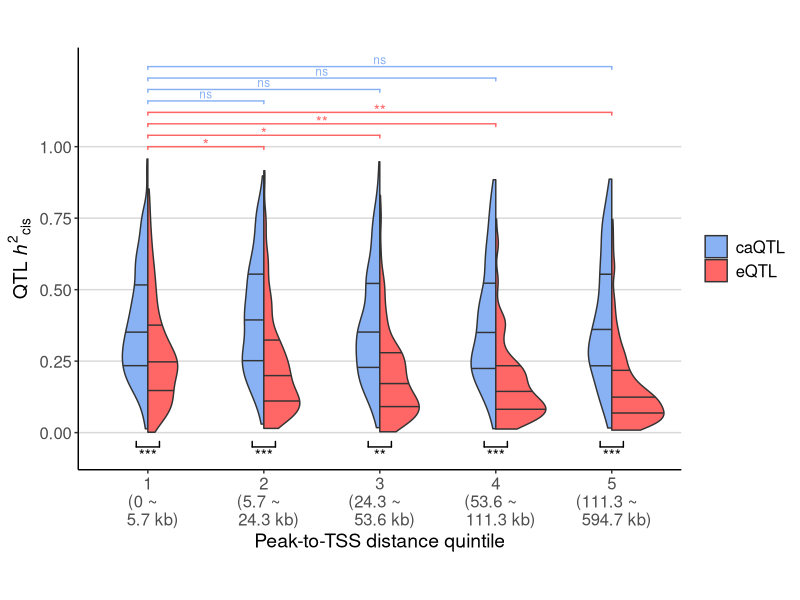
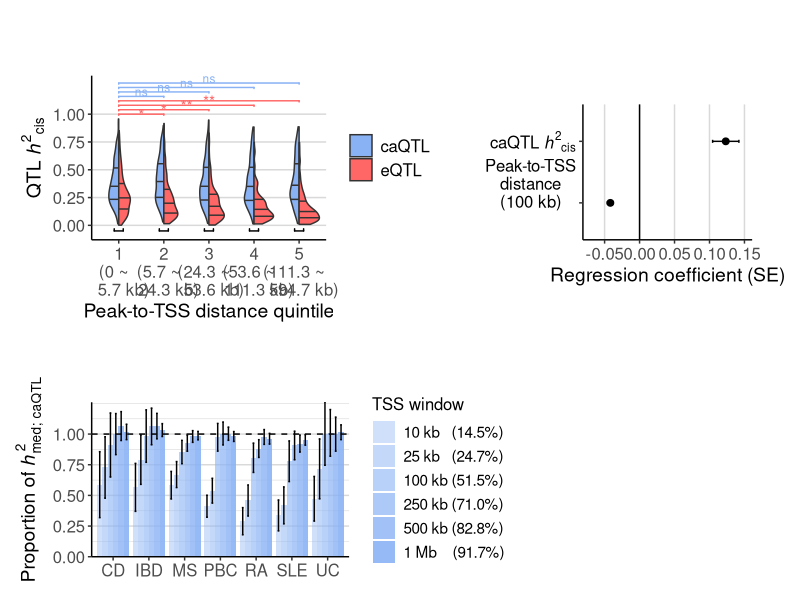

R code for these plots, in order:
library(ggplot2)
library(forcats)
library(cowplot)
library(patchwork)
library(dplyr)
library(qvalue)
library(stringr)
library(ggsignif)
library(ggtext)



### Figure 3A - Peak-to-TSS distance and cis-h2

###
# Functions

# Copied from https://www.itcodar.com/r/split-violin-plot-with-ggplot2.html
GeomSplitViolin <- ggproto("GeomSplitViolin", GeomViolin,
                           draw_group = function(self, data, ..., draw_quantiles = NULL) {
                             # Original function by Jan Gleixner (@jan-glx)
                             # Adjustments by Wouter van der Bijl (@Axeman)
                             data <- transform(data, xminv = x - violinwidth * (x - xmin), xmaxv = x + violinwidth * (xmax - x))
                             grp <- data[1, "group"]
                             newdata <- plyr::arrange(transform(data, x = if (grp %% 2 == 1) xminv else xmaxv), if (grp %% 2 == 1) y else -y)
                             newdata <- rbind(newdata[1, ], newdata, newdata[nrow(newdata), ], newdata[1, ])
                             newdata[c(1, nrow(newdata) - 1, nrow(newdata)), "x"] <- round(newdata[1, "x"])
                             if (length(draw_quantiles) > 0 & !scales::zero_range(range(data$y))) {
                               stopifnot(all(draw_quantiles >= 0), all(draw_quantiles <= 1))
                               quantiles <- create_quantile_segment_frame(data, draw_quantiles, split = TRUE, grp = grp)
                               aesthetics <- data[rep(1, nrow(quantiles)), setdiff(names(data), c("x", "y")), drop = FALSE]
                               aesthetics$alpha <- rep(1, nrow(quantiles))
                               both <- cbind(quantiles, aesthetics)
                               quantile_grob <- GeomPath$draw_panel(both, ...)
                               ggplot2:::ggname("geom_split_violin", grid::grobTree(GeomPolygon$draw_panel(newdata, ...), quantile_grob))
                             }
                             else {
                               ggplot2:::ggname("geom_split_violin", GeomPolygon$draw_panel(newdata, ...))
                             }
                           }
)

create_quantile_segment_frame <- function(data, draw_quantiles, split = FALSE, grp = NULL) {
  dens <- cumsum(data$density) / sum(data$density)
  ecdf <- stats::approxfun(dens, data$y)
  ys <- ecdf(draw_quantiles)
  violin.xminvs <- (stats::approxfun(data$y, data$xminv))(ys)
  violin.xmaxvs <- (stats::approxfun(data$y, data$xmaxv))(ys)
  violin.xs <- (stats::approxfun(data$y, data$x))(ys)
  if (grp %% 2 == 0) {
    data.frame(
      x = ggplot2:::interleave(violin.xs, violin.xmaxvs),
      y = rep(ys, each = 2), group = rep(ys, each = 2)
    )
  } else {
    data.frame(
      x = ggplot2:::interleave(violin.xminvs, violin.xs),
      y = rep(ys, each = 2), group = rep(ys, each = 2)
    )
  }
}

geom_split_violin <- function(mapping = NULL, data = NULL, stat = "ydensity", position = "identity", ..., 
                              draw_quantiles = NULL, trim = TRUE, scale = "area", na.rm = FALSE, 
                              show.legend = NA, inherit.aes = TRUE) {
  layer(data = data, mapping = mapping, stat = stat, geom = GeomSplitViolin, position = position, 
        show.legend = show.legend, inherit.aes = inherit.aes, 
        params = list(trim = trim, scale = scale, draw_quantiles = draw_quantiles, na.rm = na.rm, ...))
}

###
# Data and Figure
rna_atac_h2 <- read.table("../data/Fig3/ATAC_RNA.h2.atacpos.txt", header=T)

rna_atac_h2$peak_distance <- ifelse((rna_atac_h2$start_atac < rna_atac_h2$gene_pos) & (rna_atac_h2$end_atac > rna_atac_h2$gene_pos), 0, rna_atac_h2$peak_distance) 

#range((rna_atac_h2 %>% filter(peak_distance_quintile == 1))$peak_distance) # 14 5695
#range((rna_atac_h2 %>% filter(peak_distance_quintile == 2))$peak_distance) # 5728 24286
#range((rna_atac_h2 %>% filter(peak_distance_quintile == 3))$peak_distance) # 24300 53647
#range((rna_atac_h2 %>% filter(peak_distance_quintile == 4))$peak_distance) # 53655 111011
#range((rna_atac_h2 %>% filter(peak_distance_quintile == 5))$peak_distance) # 111330 594675


#### TSS distance quintile

rna_h2 <- rna_atac_h2[,c(1:8,12:17)]
colnames(rna_h2)[6:8] <- c("h2cis", "h2cis_se", "h2cis_p")
rna_h2$type <- "RNA"
rna_h2 <- rna_h2[order(rna_h2$peak_distance_quintile, decreasing = FALSE), ]
rna_h2 <- rna_h2[!duplicated(rna_h2$gene), ]
atac_h2 <- rna_atac_h2[,c(1:5,9:17)]
colnames(atac_h2)[6:8] <- c("h2cis", "h2cis_se", "h2cis_p")
atac_h2$type <- "ATAC"
atac_h2 <- atac_h2[order(atac_h2$peak_distance_quintile, decreasing = FALSE), ]
atac_h2 <- atac_h2[!duplicated(atac_h2$peak), ]

rna_atac_h2_split <- rbind(rna_h2, atac_h2)


p_3A <- 
  ggplot(rna_atac_h2_split, aes(x = factor(peak_distance_quintile), y = h2cis, fill = type)) +
  geom_split_violin(draw_quantiles = c(0.25, 0.5, 0.75), alpha=1) +
  theme_classic() + background_grid(major = 'y') + 
  labs(x="Peak-to-TSS distance quintile", y=expression(paste("QTL ", italic('h'), {}^2, {}[cis]))) +
  scale_y_continuous(expand = expansion(mult = c(0.06, 0.05)), breaks = c(0,0.25,0.5,0.75,1)) +
  scale_fill_manual(labels=c("caQTL", "eQTL"), values =c("#89B2F5", "#FF6666")) + #"#0F63EB", "#FF4040")) +
  scale_x_discrete(labels=c("1\n(0 ~  \n  5.7 kb)", "2\n(5.7 ~  \n  24.3 kb)", "3\n(24.3 ~  \n  53.6 kb)", "4\n(53.6 ~  \n  111.3 kb)", "5\n(111.3 ~  \n  594.7 kb)")) +
  theme(axis.title.x = element_text(size=14), axis.title.y = element_text(size=14), 
        axis.text.x = element_text(size=12), axis.text.y = element_text(size=12),
        legend.title = element_blank(), legend.text = element_text(size=12),
        legend.position = 'right', aspect.ratio = 0.7) +
  geom_signif(
    y_position = rep(-.05,5), xmin = c(0.9, 1.9,2.9,3.9,4.9), xmax = c(1.1, 2.1,3.1,4.1,5.1),
    annotation = c("***", "***", "**", "***", "***"), tip_length = -.02, textsize = 4, vjust = 2
  ) +
  geom_signif(
    y_position = c(1,1.04,1.08,1.12), xmin = rep(1,4), xmax = c(2,3,4,5),
    annotation = c("*", "*", "**", "**"), tip_length = .01, textsize = 4, color="#FF6666", vjust = 0.7
  ) +
  geom_signif(
    y_position = c(1.16,1.2,1.24,1.28), xmin = rep(1,4), xmax = c(2,3,4,5),
    annotation = rep("ns", 4), tip_length = .01, textsize = 3, color="#89B2F5", vjust = 0.2
  )


p_3A


## Wilcoxon test p values
w_pval_one <- rep(NA, 4)
w_pval_two <- rep(NA, 4)
w_pval_three <- rep(NA, 5)

# eQTL h2cis contrast with 1st quintile
for (i in 1:4) {
  w_pval_one[i] <-  wilcox.test((rna_atac_h2_split %>% filter(type=="RNA" & peak_distance_quintile == i+1))$h2cis, (rna_atac_h2_split %>% filter(type=="RNA" & peak_distance_quintile == 1))$h2cis, alternative='l')$p.value
}

# caQTL h2cis contrast with 1st quintile
for (i in 1:4) {
  w_pval_two[i] <-  wilcox.test((rna_atac_h2_split %>% filter(type=="ATAC" & peak_distance_quintile == i+1))$h2cis, (rna_atac_h2_split %>% filter(type=="ATAC" & peak_distance_quintile == 1))$h2cis, alternative='l')$p.value
}

# caQTL vs eQTL h2cis contrast
for (i in 1:5) {
  w_pval_three[i] <-  wilcox.test((rna_atac_h2 %>% filter(peak_distance_quintile == i))$h2cis_ATAC, (rna_atac_h2 %>% filter(peak_distance_quintile == i))$h2cis_RNA, paired = TRUE, alternative = 'g')$p.value
}


### Figure 3B - Regression coefficients for caQTL vs. eQTL h2cis
rna_atac_h2$peak_distance_adjusted <- rna_atac_h2$peak_distance / 100000
lm_h2cis <- as.data.frame(as.matrix(summary(lm(h2cis_RNA ~ h2cis_ATAC + peak_distance_adjusted, rna_atac_h2))$coefficients[2:3,], ncol=4))
lm_h2cis$var <- rownames(lm_h2cis)

p_3B <- ggplot(lm_h2cis, aes(x=var, y=Estimate)) + geom_point(size = 2, color = "black") +
  scale_x_discrete(limits=rev, labels = c("Peak-to-TSS\n   distance\n   (100 kb)", expression(paste("caQTL ", italic('h'), {}^2, {}[cis])))) + #str_wrap("Peak-to-TSS distance (100 kb)", 10))) +
  scale_y_continuous(limits = c(-0.07, 0.15)) +
  geom_errorbar( aes(ymin=Estimate-`Std. Error`, ymax=Estimate+`Std. Error`), width=0.05, colour="black") +
  theme_classic() +  background_grid(major='x') + coord_flip() +
  theme(axis.title.y = element_blank(), axis.title.x = element_text(size=14), 
        axis.text.x = element_text(size=12), axis.text.y = element_text(size=12, color='black'),
        aspect.ratio = 0.8) +
  geom_abline(slope = 0, intercept = 0, linetype=1) +
  labs(y="Regression coefficient (SE)")


### Figure 3C - TSS window MESC
tss_window <- read.table("../data/Fig3/ATAC.mesc.tss_window.txt", header=T)


p_3C <- 
  tss_window %>% mutate(Bin = factor(Bin, levels=c("10kb", "25kb", "50kb", "100kb", "250kb", "500kb", "1000kb"))) %>%
    filter(Bin != "50kb") %>%
  ggplot(aes(x=GWAS, group=Bin)) + theme_classic() +
  geom_col( aes(y=h2med_over_h2med_tot, alpha=Bin), position = "dodge", fill='#89B2F5')+  ##526A93') +
  geom_errorbar( aes(ymin=h2med_over_h2med_tot-se_h2med_over_h2med_tot, ymax=h2med_over_h2med_tot+se_h2med_over_h2med_tot), position=position_dodge(width = 0.90), width=0.3, colour="black") +
  geom_hline(yintercept = 1, linetype=2) + 
  theme(axis.title.x = element_blank(), axis.title.y = element_text(size=14), 
        axis.text.x = element_text(size=12), axis.text.y = element_text(size=12),
        legend.title = element_text(size=12), legend.text = element_text(size=11),
        legend.position = "right",
        aspect.ratio = 0.6) +
  background_grid(major = 'y', minor='y') +
  scale_y_continuous(breaks = c(0,0.25,0.5,0.75,1), expand = expansion(mult = c(0, 0))) +
  scale_alpha_manual(name = "TSS window",values = c(0.4,0.5,0.6,0.7,0.8,0.9,1),
                     labels = c("10 kb   (14.5%)", "25 kb   (24.7%)", "100 kb (51.5%)", "250 kb (71.0%)", "500 kb (82.8%)", "1 Mb    (91.7%)")
  ) +
  ylab(expression("Proportion of "*italic(h)["med; caQTL"]^2))


p_3AB <- p_3A  | (plot_spacer() / p_3B + plot_layout(nrow=2, heights = c(1,10))) 
p_3ABC <- (p_3AB) / (p_3C | plot_spacer()) + plot_layout(heights = c(7,4))




ggsave('../figures/Fig3/Figure3ABC.pdf', 
       plot = p_3ABC, 
       width=300, height=170, units="mm")
